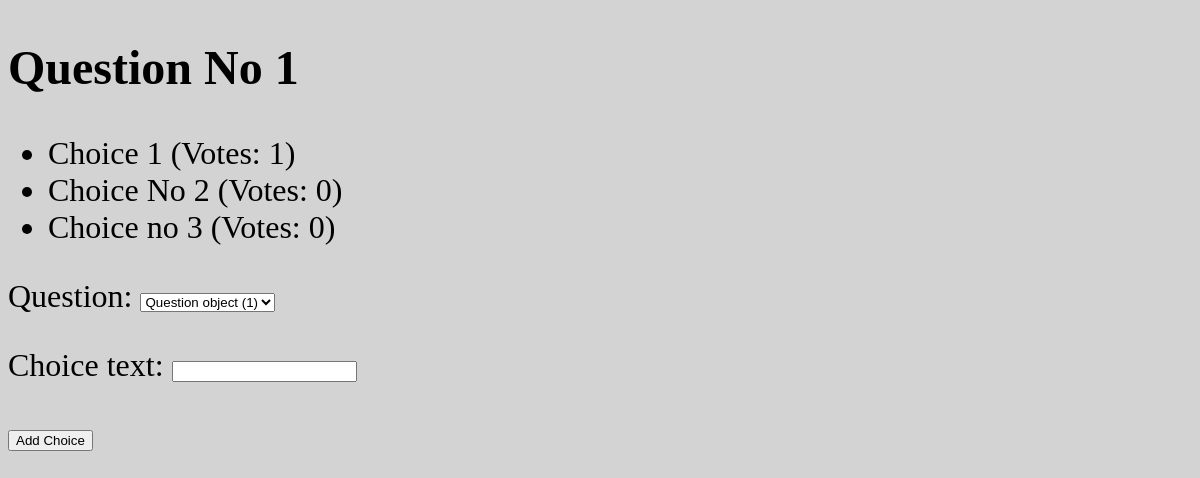
The app's page /1/, older data.
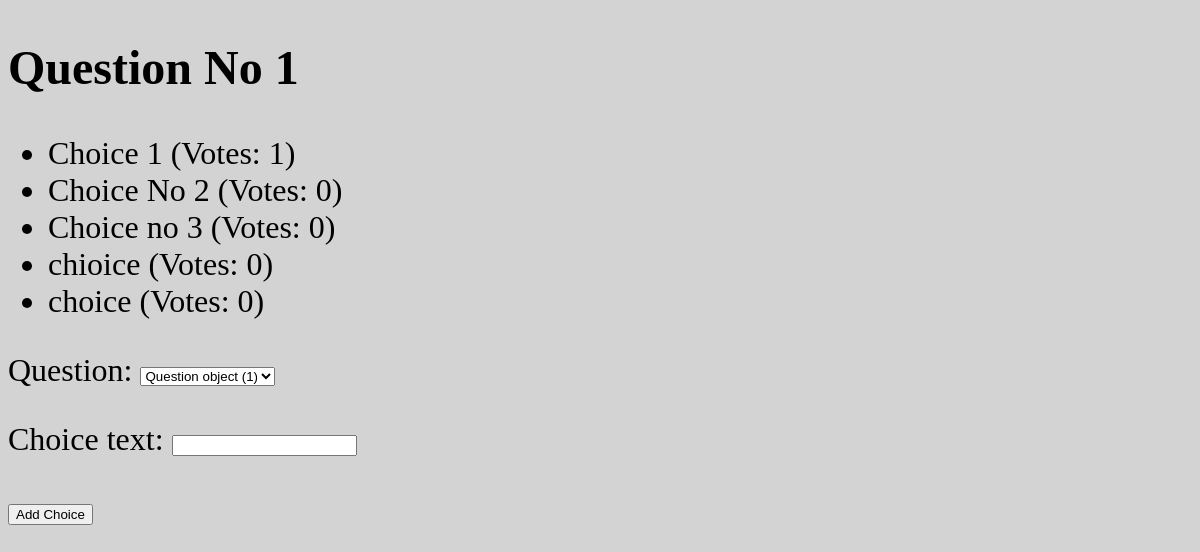
The same page, newer data.
### myapp/models.py (models this page shows)
class Question(models.Model):
    question_text = models.CharField(max_length=200)

class Choice(models.Model):
    question = models.ForeignKey(Question, on_delete=models.CASCADE)
    choice_text = models.CharField(max_length=100)
    votes = models.IntegerField(default=0)

### myapp/views.py (the view)
# urls.py: path('<int:question_id>/', views.detail, name='detail'),
def detail(request, question_id):
    question = get_object_or_404(Question, pk=question_id)
    if request.method == 'POST':
        form = ChoiceForm(request.POST)
        if form.is_valid():
            form.save()
            return redirect('detail', question_id=question_id)
    else:
        form = ChoiceForm(initial={'question': question})
    return render(request, 'myapp/detail.html', {'question': question, 'form': form})

### myapp/forms.py
class ChoiceForm(forms.ModelForm):
    class Meta:
        model = Choice
        fields = ['question', 'choice_text']

### myapp/templates/myapp/detail.html (shortened to what this page needs)
<!DOCTYPE html>
<html lang="en">
<head>
    {% load static %}
     <link rel="stylesheet" href="{% static 'myapp/style.css' %}" type="text/css" media="screen">
</head>
<body>
<h2>{{ question.question_text }}</h2>
<ul>
    {% for choice in question.choice_set.all %}
        <li>{{ choice.choice_text }} (Votes: {{ choice.votes }})</li>
    {% endfor %}
</ul>
<form method="post">
    {{ form.as_p }}
    <button type="submit">Add Choice</button>
</form>
</body>
</html>

### myapp/static/myapp/style.css (style rules this page uses)
body { background-color: lightgray; font-size: 32px; }

Row changes from the older to the newer data that the page shows:
added Choice: choice_text "chioice", votes "0"
added Choice: choice_text "choice", votes "0"
